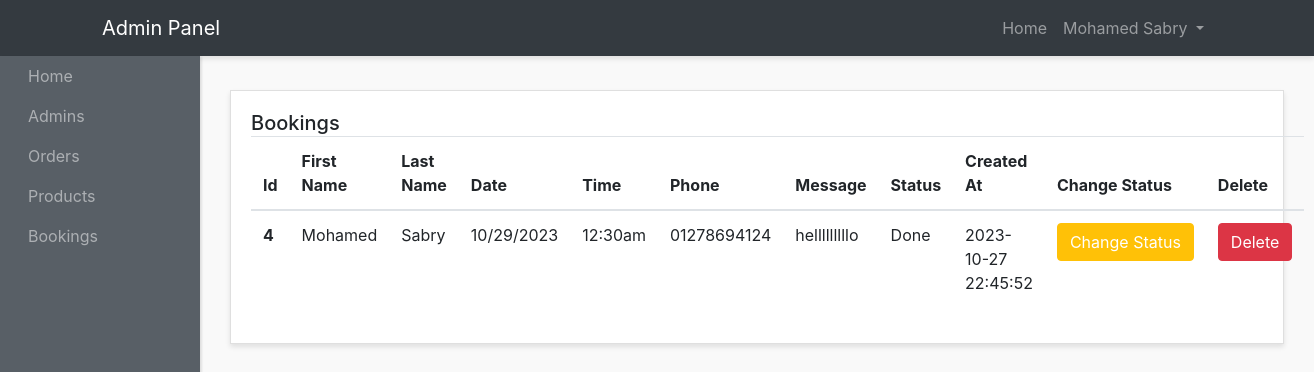
Screenshot of /admin-panel/bookings-admins/show-bookings.php (signed in) with the database file from the repository.
### tables this page shows
CREATE TABLE `bookings` (
  `id` int(10) NOT NULL,
  `first_name` varchar(200) NOT NULL,
  `last_name` varchar(200) NOT NULL,
  `date` varchar(200) NOT NULL,
  `time` varchar(200) NOT NULL,
  `phone` varchar(14) NOT NULL,
  `message` text NOT NULL,
  `status` varchar(200) NOT NULL DEFAULT 'Pending',
  `user_id` int(7) NOT NULL,
  `created_at` timestamp NOT NULL DEFAULT current_timestamp()
);

### admin-panel/bookings-admins/show-bookings.php (the view, shortened to what this page needs)
<?php require "../layouts/header.php"; ?>
<?php require "../../config/config.php"; ?>
<?php
$display_bookings = $connect->query("SELECT * FROM bookings");
$display_bookings->execute();
$bookings = $display_bookings->fetchAll(PDO::FETCH_OBJ);
?>
<div class="row">
  <div class="col">
    <div class="card">
      <div class="card-body">
        <h5 class="card-title mb-4 d-inline">Bookings</h5>
        <table class="table">
          <thead>
            <tr>
              <th scope="col">Id</th>
              <th scope="col">First Name</th>
              <th scope="col">Last Name</th>
              <th scope="col">Date</th>
              <th scope="col">Time</th>
              <th scope="col">Phone</th>
              <th scope="col">Message</th>
              <th scope="col">Status</th>
              <th scope="col">Created At</th>
              <th scope="col">Change Status</th>
              <th scope="col">Delete</th>
            </tr>
          </thead>
          <tbody>
            <?php foreach($bookings as $booking) : ?>
              <tr>
                <th scope="row"><?php echo $booking->id; ?></th>
                <td><?php echo $booking->first_name; ?></td>
                <td><?php echo $booking->last_name; ?></td>
                <td><?php echo $booking->date; ?></td>
                <td><?php echo $booking->time; ?></td>
                <td><?php echo $booking->phone; ?></td>
                <td><?php echo $booking->message; ?></td>
                <td><?php echo $booking->status; ?></td>
                <td><?php echo $booking->created_at; ?></td>
                <td><a href="change-status-bookings.php?id=<?php echo $booking->id; ?>" class="btn btn-warning text-white  text-center ">Change Status</a></td>
                <td><a href="delete-bookings.php?id=<?php echo $booking->id; ?>" class="btn btn-danger  text-center ">Delete</a></td>
              </tr>
            <?php endforeach; ?>
          </tbody>
        </table>
      </div>
    </div>
  </div>
</div>
<?php require "../layouts/footer.php"; ?>

### admin-panel/styles/style.css (style rules this page uses)
body { background:#f9f9f9; }
.card { margin-bottom: 15px; border-radius:0; box-shadow: 0 3px 5px rgba(0,0,0,.1); }

### rows the page displays
bookings: id "4", first_name "Mohamed", last_name "Sabry", date "10/29/2023", time "12:30am", phone "01278694124", message "helllllllllo", status "Done", created_at "2023-10-27 22:45:52"

### other values shown
$_SESSION['username'] "Mohamed Sabry"
